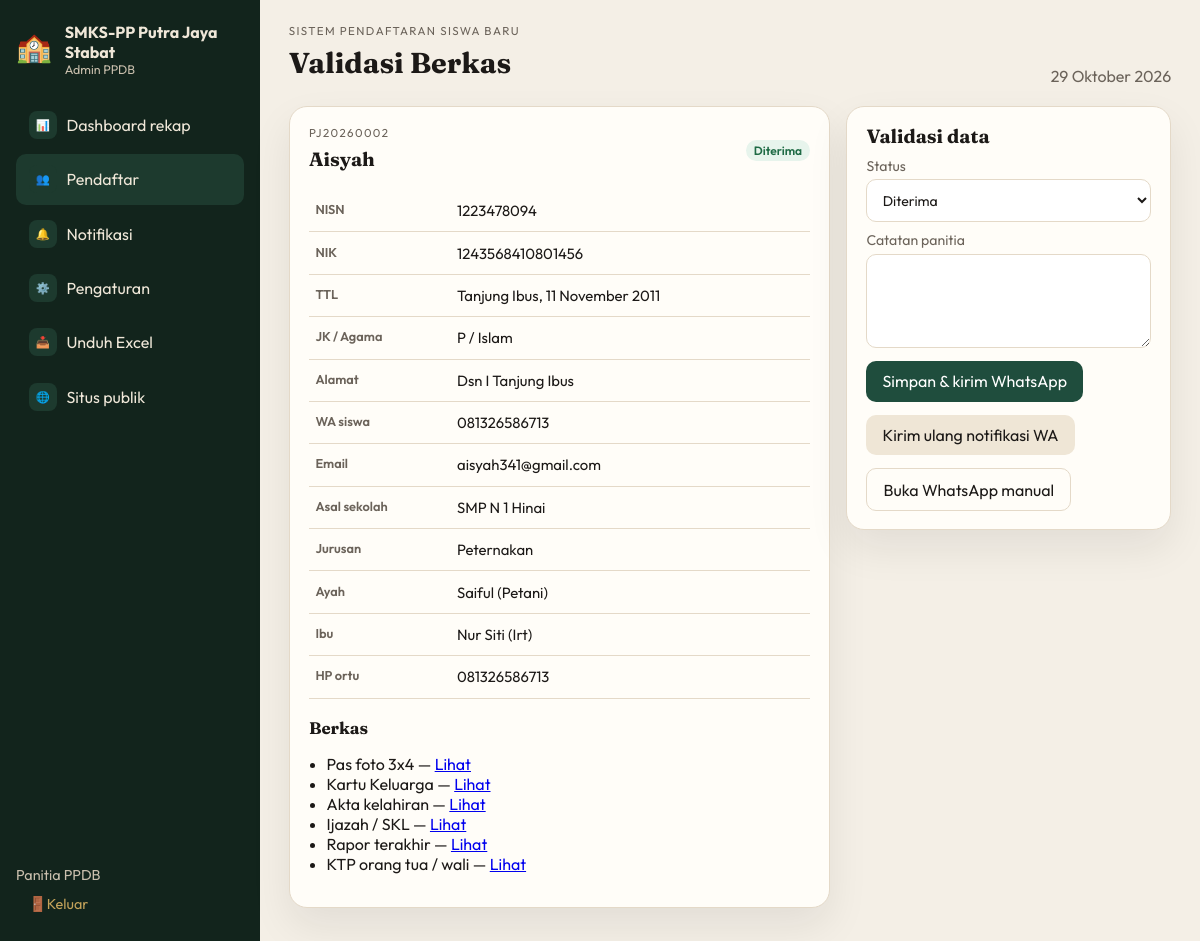
The app's page /?page=detail&id=2 (signed in) with its own data.
### tables this page shows
CREATE TABLE `users` (
  `id` int(11) NOT NULL,
  `username` varchar(64) NOT NULL,
  `password_hash` varchar(255) NOT NULL,
  `display_name` varchar(120) NOT NULL
);

CREATE TABLE `registrations` (
  `id` int(11) NOT NULL,
  `nomor` varchar(32) NOT NULL,
  `tahun_ajaran` varchar(20) NOT NULL,
  `nama` varchar(120) NOT NULL,
  `nisn` varchar(10) NOT NULL,
  `nik` varchar(16) NOT NULL,
  `tempat_lahir` varchar(80) NOT NULL,
  `tanggal_lahir` date NOT NULL,
  `jenis_kelamin` enum('L','P') NOT NULL,
  `agama` varchar(20) NOT NULL,
  `alamat` text NOT NULL,
  `no_hp` varchar(20) NOT NULL,
  `email` varchar(120) DEFAULT NULL,
  `asal_sekolah` varchar(160) NOT NULL,
  `jurusan` varchar(160) NOT NULL,
  `nama_ayah` varchar(120) NOT NULL,
  `pekerjaan_ayah` varchar(80) NOT NULL,
  `nama_ibu` varchar(120) NOT NULL,
  `pekerjaan_ibu` varchar(80) NOT NULL,
  `no_hp_ortu` varchar(20) NOT NULL,
  `status` varchar(32) NOT NULL DEFAULT 'menunggu',
  `catatan_admin` text DEFAULT NULL,
  `created_at` datetime NOT NULL,
  `updated_at` datetime NOT NULL
);

CREATE TABLE `documents` (
  `id` int(11) NOT NULL,
  `registration_id` int(11) NOT NULL,
  `doc_type` varchar(32) NOT NULL,
  `original_name` varchar(180) NOT NULL,
  `stored_name` varchar(180) NOT NULL,
  `mime` varchar(80) NOT NULL,
  `size_bytes` int(11) NOT NULL,
  `created_at` datetime NOT NULL
);

### config/app.php (called while the page is built)
<?php
return [
    'school_name' => 'SMKS-PP Putra Jaya Stabat',
    'school_short' => 'SMKS-PP Putra Jaya',
    'db_host' => '127.0.0.1',
    'db_port' => '3306',
    'db_name' => 'ppdb_smkspp',
    'db_user' => 'root',
    'db_pass' => '',
    'upload_max_mb' => 2,
    'excel_path' => dirname(__DIR__) . DIRECTORY_SEPARATOR . 'data' . DIRECTORY_SEPARATOR . 'rekap-ppdb.xlsx',
];

### lib/helpers.php (called while the page is built, shortened)
<?php
function config(?string $key = null, mixed $default = null): mixed
{
    static $cfg = null;
    if ($cfg === null) {
        $cfg = require dirname(__DIR__) . '/config/app.php';
    }
    return $cfg[$key] ?? $default;
}
function e(?string $value): string
{
    return htmlspecialchars((string) $value, ENT_QUOTES, 'UTF-8');
}
function setting(string $key, ?string $default = null): string
{
    static $cache = null;
    if ($cache === null) {
        $cache = [];
        foreach (db()->query('SELECT setting_key, setting_value FROM settings')->fetchAll() as $row) {
            $cache[$row['setting_key']] = $row['setting_value'];
        }
    }
    return (string) ($cache[$key] ?? $default ?? '');
}
function status_list(): array
{
    return [
        'menunggu' => 'Menunggu verifikasi',
        'berkas_kurang' => 'Berkas perlu dilengkapi',
        'diverifikasi' => 'Berkas terverifikasi',
        'diterima' => 'Diterima',
        'cadangan' => 'Cadangan',
        'ditolak' => 'Tidak diterima',
    ];
}
function status_label(string $status): string
{
    return status_list()[$status] ?? $status;
}
function status_badge_class(string $status): string
{
    return match ($status) {
        'diterima', 'diverifikasi' => 'ok',
        'ditolak' => 'no',
        'berkas_kurang', 'cadangan' => 'wait',
        default => 'info',
    };
}
function document_types(): array
{
    return [
        'foto' => 'Pas foto 3x4',
        'kk' => 'Kartu Keluarga',
        'akta' => 'Akta kelahiran',
        'ijazah' => 'Ijazah / SKL',
        'rapor' => 'Rapor terakhir',
        'ktp_ortu' => 'KTP orang tua / wali',
    ];
}
function normalize_phone(string $phone): string
{
    $digits = preg_replace('/\D+/', '', $phone) ?? '';
    if (str_starts_with($digits, '0')) {
        $digits = '62' . substr($digits, 1);
    }
    return $digits;
}
function format_date_id(?string $date): string
{
    $ts = strtotime($date);
    $bulan = [1 => 'Januari', 'Februari', 'Maret', 'April', 'Mei', 'Juni', 'Juli', 'Agustus', 'September', 'Oktober', 'November', 'Desember'];
    return date('j', $ts) . ' ' . $bulan[(int) date('n', $ts)] . ' ' . date('Y', $ts);
}

### lib/db.php (called while the page is built, shortened)
<?php
function db(): PDO
{
    static $pdo = null;
    if ($pdo instanceof PDO) {
        return $pdo;
    }
    $host = (string) config('db_host', '127.0.0.1');
    $port = (string) config('db_port', '3306');
    $name = (string) config('db_name', 'ppdb_smkspp');
    $user = (string) config('db_user', 'root');
    $pass = (string) config('db_pass', '');
    $dsnBase = "mysql:host={$host};port={$port};charset=utf8mb4";
    try {
        $root = new PDO($dsnBase, $user, $pass, [
            PDO::ATTR_ERRMODE => PDO::ERRMODE_EXCEPTION,
            PDO::ATTR_DEFAULT_FETCH_MODE => PDO::FETCH_ASSOC,
        ]);
        $safe = str_replace('`', '', $name);
        $root->exec("CREATE DATABASE IF NOT EXISTS `{$safe}` CHARACTER SET utf8mb4 COLLATE utf8mb4_unicode_ci");
        $root->exec("USE `{$safe}`");
        $pdo = $root;
    } catch (Throwable $e) {
        http_response_code(500);
        echo '<!DOCTYPE html><html lang="id"><head><meta charset="UTF-8"><title>Database</title></head><body style="font-family:sans-serif;max-width:640px;margin:3rem auto;line-height:1.5">';
        echo '<h1>MySQL belum terhubung</h1>';
        echo '<p>Sistem PPDB membutuhkan MySQL. Pastikan XAMPP MySQL sudah dijalankan, lalu periksa <code>config/app.php</code>.</p>';
        echo '<p><strong>Pesan:</strong> ' . htmlspecialchars($e->getMessage()) . '</p>';
        echo '</body></html>';
        exit;
    }
    return $pdo;
}

### lib/auth.php (called while the page is built, shortened)
<?php
function current_user(): ?array
{
    $stmt = db()->prepare('SELECT id, username, display_name FROM users WHERE id = ?');
    $stmt->execute([(int) $_SESSION['user_id']]);
    $user = $stmt->fetch();
    return $user ?: null;
}

### lib/whatsapp.php (called while the page is built, shortened)
<?php
function wa_message_status(array $reg): string
{
    $sekolah = setting('school_name', (string) config('school_name'));
    $catatan = trim((string) ($reg['catatan_admin'] ?? ''));
    $extra = $catatan !== '' ? "\nCatatan panitia: {$catatan}" : '';
    return "Assalamu'alaikum wr. wb.\n\n"
        . "Pembaruan status PPDB *{$sekolah}*.\n\n"
        . "Nomor: *{$reg['nomor']}*\n"
        . "Nama: {$reg['nama']}\n"
        . "Status: *" . status_label($reg['status']) . "*{$extra}\n\n"
        . "Wassalamu'alaikum wr. wb.";
}
function wa_me_link(string $phone, string $message): string
{
    $target = normalize_phone($phone);
    return 'https://wa.me/' . $target . '?text=' . rawurlencode($message);
}

### views/detail.php (the view, shortened to what this page needs)
<?php
$id = (int) ($_GET['id'] ?? 0);
$st = db()->prepare('SELECT * FROM registrations WHERE id = ?');
$st->execute([$id]);
$r = $st->fetch();
$docs = db()->prepare('SELECT * FROM documents WHERE registration_id = ?');
$docs->execute([$id]);
$docs = $docs->fetchAll();
$byType = [];
foreach ($docs as $d) {
    $byType[$d['doc_type']] = $d;
}
$waLink = wa_me_link($r['no_hp'], wa_message_status($r));
?>
<div class="split">
    <section class="panel">
        <div class="panel-head">
            <div>
                <p class="eyebrow"><?= e($r['nomor']) ?></p>
                <h2><?= e($r['nama']) ?></h2>
            </div>
            <span class="badge <?= e(status_badge_class($r['status'])) ?>"><?= e(status_label($r['status'])) ?></span>
        </div>
        <table>
            <tr><th>NISN</th><td><?= e($r['nisn']) ?></td></tr>
            <tr><th>NIK</th><td><?= e($r['nik']) ?></td></tr>
            <tr><th>TTL</th><td><?= e($r['tempat_lahir']) ?>, <?= e(format_date_id($r['tanggal_lahir'])) ?></td></tr>
            <tr><th>JK / Agama</th><td><?= e($r['jenis_kelamin']) ?> / <?= e($r['agama']) ?></td></tr>
            <tr><th>Alamat</th><td><?= e($r['alamat']) ?></td></tr>
            <tr><th>WA siswa</th><td><?= e($r['no_hp']) ?></td></tr>
            <tr><th>Email</th><td><?= e((string) $r['email']) ?></td></tr>
            <tr><th>Asal sekolah</th><td><?= e($r['asal_sekolah']) ?></td></tr>
            <tr><th>Jurusan</th><td><?= e($r['jurusan']) ?></td></tr>
            <tr><th>Ayah</th><td><?= e($r['nama_ayah']) ?> (<?= e($r['pekerjaan_ayah']) ?>)</td></tr>
            <tr><th>Ibu</th><td><?= e($r['nama_ibu']) ?> (<?= e($r['pekerjaan_ibu']) ?>)</td></tr>
            <tr><th>HP ortu</th><td><?= e($r['no_hp_ortu']) ?></td></tr>
        </table>
        <h3>Berkas</h3>
        <ul class="file-list">
            <?php foreach (document_types() as $type => $label): ?>
                <li>
                    <?= e($label) ?> —
                    <?php if (!empty($byType[$type])): ?>
                        <a href="?page=berkas&id=<?= (int) $byType[$type]['id'] ?>" target="_blank">Lihat</a>
                    <?php else: ?>
                        <span class="badge no">Belum ada</span>
                    <?php endif; ?>
                </li>
            <?php endforeach; ?>
        </ul>
    </section>
    <aside class="panel sticky">
        <h2>Validasi data</h2>
        <form method="post">
            <label>Status
                <select name="status">
                    <?php foreach (status_list() as $k => $label): ?>
                        <option value="<?= e($k) ?>" <?= $r['status'] === $k ? 'selected' : '' ?>><?= e($label) ?></option>
                    <?php endforeach; ?>
                </select>
            </label>
            <label>Catatan panitia
                <textarea name="catatan_admin" rows="4"><?= e((string) $r['catatan_admin']) ?></textarea>
            </label>
            <button class="btn primary" type="submit">Simpan &amp; kirim WhatsApp</button>
        </form>
        <form method="post" class="mt">
            <button class="btn" type="submit">Kirim ulang notifikasi WA</button>
        </form>
        <a class="btn ghost" href="<?= e($waLink) ?>" target="_blank" rel="noopener">Buka WhatsApp manual</a>
    </aside>
</div>

### index.php (shortened to what this page needs)
<?php
$page = $_GET['page'] ?? 'beranda';
$user = current_user();
$schoolName = setting('school_name', (string) config('school_name'));
$titleMap = [
    'beranda' => 'Pendaftaran Siswa Baru',
    'daftar' => 'Form Pendaftaran',
    'status' => 'Cek Status',
    'sukses' => 'Pendaftaran Berhasil',
    'login' => 'Masuk Admin',
    'dashboard' => 'Dashboard Rekap',
    'pendaftar' => 'Data Pendaftar',
    'detail' => 'Validasi Berkas',
    'notifikasi' => 'Notifikasi',
    'pengaturan' => 'Pengaturan',
];
$pageTitle = $titleMap[$page] ?? 'PPDB';
$isPublic = in_array($page, ['beranda', 'daftar', 'status', 'sukses'], true);
if ($isPublic) {
    require __DIR__ . '/views/public-layout.php';
} else {
    require __DIR__ . '/views/layout.php';
}

### views/layout.php (shortened to what this page needs)
<?php
$nav = [
    'dashboard' => ['Dashboard rekap', '📊'],
    'pendaftar' => ['Pendaftar', '👥'],
    'notifikasi' => ['Notifikasi', '🔔'],
    'pengaturan' => ['Pengaturan', '⚙️'],
];
?>
<!DOCTYPE html>
<html lang="id">
<head>
    <link rel="stylesheet" href="/sistem-sekolah/assets/style.css">
</head>
<body class="<?= $page === 'login' ? 'is-login' : '' ?>">
<?php if ($page === 'login'): ?>
    <?php require $view; ?>
<?php else: ?>
    <aside class="sidebar">
        <div class="brand">
            <span><h1>🏫</h1></span>
            <div>
                <strong><?= e($schoolName) ?></strong>
                <small>Admin PPDB</small>
            </div>
        </div>
        <nav>
            <?php foreach ($nav as $key => [$label, $icon]): ?>
                <a class="<?= $page === $key || ($page === 'detail' && $key === 'pendaftar') ? 'active' : '' ?>" href="?page=<?= e($key) ?>">
                    <span class="nav-ico"><?= e($icon) ?></span>
                    <?= e($label) ?>
                </a>
            <?php endforeach; ?>
            <a href="?page=excel">
                <span class="nav-ico">📥</span>
                Unduh Excel
            </a>
            <a href="?page=beranda">
                <span class="nav-ico">🌐</span>
                Situs publik
            </a>
        </nav>
        <div class="sidebar-foot">
            <div><?= e($user['display_name'] ?? '') ?></div>
            <a href="?page=logout">🚪Keluar</a>
        </div>
    </aside>
    <main class="main">
        <header class="topbar">
            <div>
                <p class="eyebrow">Sistem Pendaftaran Siswa Baru</p>
                <h1><?= e($pageTitle) ?></h1>
            </div>
            <div class="topbar-meta"><?= e(format_date_id(date('Y-m-d'))) ?></div>
        </header>
        <?php require $view; ?>
    </main>
<?php endif; ?>
</body>
</html>

### assets/style.css (style rules this page uses)
:root { --ink: #1c1917; --muted: #6b635a; --paper: #f4efe6; --card: #fffdf8; --line: #e4d9c8; --forest: #1f4d3d; --forest-2: #2f6b54; --gold: #c4a35a; --danger: #9b2c2c; --ok: #1f6b45; --sidebar: #12241c; --shadow: 0 18px 40px rgba(28, 25, 23, 0.08); }
* { box-sizing: border-box; }
html, body { margin: 0; min-height: 100%; }
body { font-family: Outfit, system-ui, sans-serif; background: var(--paper); color: var(--ink); display: grid; grid-template-columns: 260px 1fr; }
h1, h2, h3 { font-family: Fraunces, Georgia, serif; font-weight: 700; margin: 0 0 .4rem; }
h1 { font-size: 1.8rem; }
h2 { font-size: 1.2rem; }
h3 { font-size: 1.05rem; margin-top: 1.2rem; }
p { line-height: 1.55; }
.sidebar { background: var(--sidebar); color: #efe7d8; min-height: 100vh; padding: 1.4rem 1rem; display: flex; flex-direction: column; gap: 1.4rem; }
.brand { display: flex; gap: .8rem; align-items: center; text-decoration: none; color: inherit; }
.brand small { display: block; color: #c9bfad; font-size: .78rem; }
.sidebar nav { display: flex; flex-direction: column; gap: .25rem; }
.sidebar a { color: #efe7d8; text-decoration: none; padding: .7rem .8rem; border-radius: 10px; display: flex; gap: .6rem; align-items: center; }
.sidebar a.active, .sidebar a:hover { background: #1d3a2e; }
.nav-ico { width: 28px; height: 28px; border-radius: 8px; background: #1d3a2e; display: grid; place-items: center; font-size: .7rem; font-weight: 700; }
.sidebar-foot { margin-top: auto; font-size: .9rem; color: #c9bfad; }
.sidebar-foot a { color: var(--gold); }
.main { padding: 1.4rem 1.8rem 2.4rem; }
.topbar { display: flex; justify-content: space-between; align-items: end; margin-bottom: 1.2rem; }
.eyebrow { text-transform: uppercase; letter-spacing: .12em; font-size: .72rem; color: var(--muted); margin: 0 0 .3rem; }
.topbar-meta { color: var(--muted); }
.panel, .stat, .login-card { background: var(--card); border: 1px solid var(--line); border-radius: 18px; box-shadow: var(--shadow); padding: 1.1rem 1.2rem; }
.split { display: grid; grid-template-columns: 1.5fr .9fr; gap: 1rem; }
.sticky { align-self: start; }
.panel-head { display: flex; justify-content: space-between; gap: 1rem; align-items: center; margin-bottom: .8rem; flex-wrap: wrap; }
table { width: 100%; border-collapse: collapse; font-size: .93rem; }
th, td { text-align: left; padding: .7rem .4rem; border-bottom: 1px solid var(--line); vertical-align: top; }
th { color: var(--muted); font-weight: 600; font-size: .8rem; }
label { display: block; margin: .55rem 0; font-size: .88rem; color: var(--muted); }
input, select, textarea { width: 100%; margin-top: .28rem; padding: .65rem .7rem; border: 1px solid var(--line); border-radius: 10px; font: inherit; background: #fff; color: var(--ink); }
.mt { margin-top: .8rem; }
.btn { display: inline-flex; align-items: center; justify-content: center; border: 0; background: #efe6d6; color: var(--ink); padding: .65rem 1rem; border-radius: 10px; cursor: pointer; font: inherit; text-decoration: none; }
.btn.primary { background: var(--forest); color: #fff; }
.btn.ghost { background: transparent; border: 1px solid var(--line); margin-top: .8rem; }
.badge { display: inline-block; padding: .2rem .5rem; border-radius: 999px; font-size: .75rem; font-weight: 600; }
.badge.ok { background: #e7f4ec; color: var(--ok); }
.file-list { padding-left: 1.1rem; }

### records on screen
users: display_name "Panitia PPDB"
registrations: nomor "PJ20260002", nama "Aisyah", status "Diterima", nisn "1223478094", nik "1243568410801456", tempat_lahir "Tanjung Ibus", tanggal_lahir "11 November 2011", jenis_kelamin "P", agama "Islam", alamat "Dsn I Tanjung Ibus", no_hp "081326586713", email "aisyah341@gmail.com", asal_sekolah "SMP N 1 Hinai", jurusan "Peternakan", nama_ayah "Saiful", pekerjaan_ayah "Petani", nama_ibu "Nur Siti", pekerjaan_ibu "Irt", no_hp_ortu "081326586713"
documents: label "Pas foto 3x4"
documents: label "Kartu Keluarga"
documents: label "Akta kelahiran"
documents: label "Ijazah / SKL"
documents: label "Rapor terakhir"
documents: label "KTP orang tua / wali"

### other values on screen
$schoolName "SMKS-PP Putra Jaya Stabat"
$icon "📊"
$label "Dashboard rekap"
$icon "👥"
$label "Pendaftar"
$icon "🔔"
$label "Notifikasi"
$icon "⚙️"
$label "Pengaturan"
$pageTitle "Validasi Berkas"
